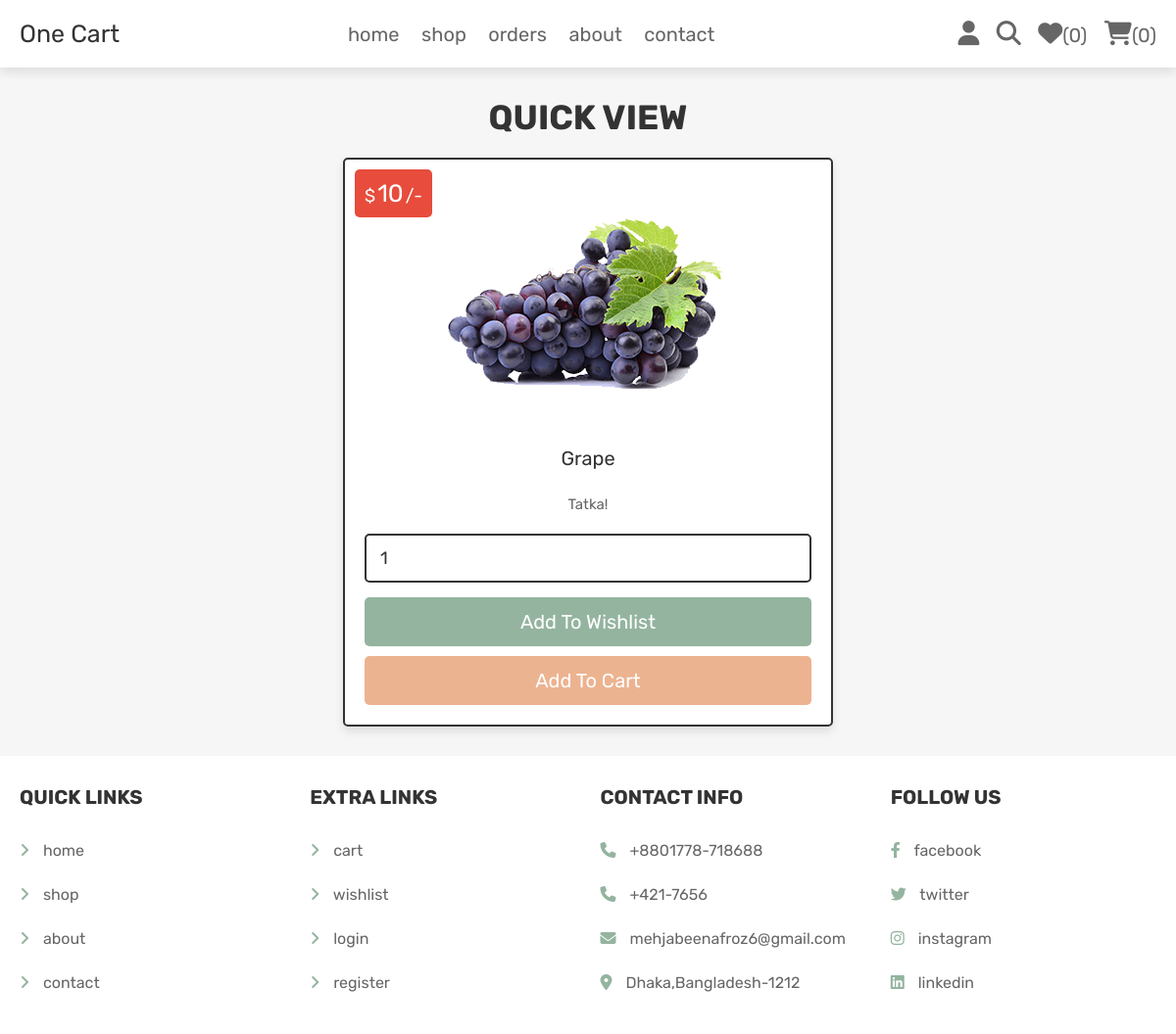
The app's page /view_page.php?pid=27 (signed in) with its own data.
### tables this page shows
CREATE TABLE `products` (
  `id` int(100) NOT NULL,
  `name` varchar(100) NOT NULL,
  `category` varchar(20) NOT NULL,
  `details` varchar(500) NOT NULL,
  `price` int(100) NOT NULL,
  `image` varchar(100) NOT NULL
);

### view_page.php (the view, shortened to what this page needs)
<?php
@include 'config.php';
?>
<!DOCTYPE html>
<html lang="en">
<head>
   <link rel="stylesheet" href="https://cdnjs.cloudflare.com/ajax/libs/font-awesome/6.1.1/css/all.min.css">
   <link rel="stylesheet" href="css/style.css">
</head>
<body>
<?php include 'header.php'; ?>
<section class="quick-view">
   <h1 class="title">quick view</h1>
   <?php
      $pid = $_GET['pid'];
      $select_products = $conn->prepare("SELECT * FROM `products` WHERE id = ?");
      $select_products->execute([$pid]);
      if($select_products->rowCount() > 0){
         while($fetch_products = $select_products->fetch(PDO::FETCH_ASSOC)){
   ?>
   <form action="" class="box" method="POST">
      <div class="price">$<span><?= $fetch_products['price']; ?></span>/-</div>
      <img src="uploaded_img/<?= $fetch_products['image']; ?>" alt="">
      <div class="name"><?= $fetch_products['name']; ?></div>
      <div class="details"><?= $fetch_products['details']; ?></div>
      <input type="number" min="1" value="1" name="p_qty" class="qty">
      <input type="submit" value="add to wishlist" class="option-btn" name="add_to_wishlist">
      <input type="submit" value="add to cart" class="btn" name="add_to_cart">
   </form>
   <?php
         }
      }else{
         echo '<p class="empty">no products added yet!</p>';
      }
   ?>
</section>
<?php include 'footer.php'; ?>
</body>
</html>

### css/style.css (style rules this page uses)
.quick-view .box { max-width: 50rem; padding:2rem; text-align: center; border:var(--border); background-color: var(--white); box-shadow: var(--box-shadow); border-radius: .5rem; position: relative; margin:0 auto; }
.quick-view .box img { height: 25rem; margin-bottom: 1rem; }
.quick-view .box .price { position: absolute; top:1rem; left:1rem; padding:1rem; border-radius: .5rem; background-color: var(--red); font-size: 1.8rem; color:var(--white); }
.quick-view .box .price span { font-size: 2.5rem; color:var(--white); margin:0 .2rem; }
.quick-view .box .qty { margin:.5rem 0; border-radius: .5rem; padding:1.2rem 1.4rem; font-size: 1.8rem; color:var(--black); border:var(--border); width: 100%; }
.quick-view .box .name { font-size: 2rem; color:var(--black); padding:1rem 0; }
.quick-view .box .details { padding:1rem 0; line-height: 2; font-size: 1.5rem; color:var(--light-color); }

### css/components.css (style rules this page uses)
:root { --green:#94b49f; --orange:#ecb390; --yellow:#f9ebc8; --red:#e74c3c; --black:#333; --light-color:#666; --white:#fff; --light-bg:#f6f6f6; --border:.2rem solid var(--black); --box-shadow:0 .5rem 1rem rgba(0,0,0,.1); }
* { font-family: 'Rubik', sans-serif; margin:0; padding:0; box-sizing: border-box; outline: none; border:none; text-decoration: none; color:var(--black); }
body { background-color: var(--light-bg); }
html { font-size: 62.5%; overflow-x: hidden; scroll-behavior: smooth; scroll-padding-top: 6.5rem; }
section { padding:3rem 2rem; max-width: 1200px; margin:0 auto; }
.btn, .delete-btn, .option-btn { display: block; width: 100%; margin-top: 1rem; border-radius: .5rem; color:var(--white); font-size: 2rem; padding:1.3rem 3rem; text-transform: capitalize; cursor: pointer; text-align: center; }
.btn { background-color: var(--orange); }
.option-btn { background-color: var(--green); }
.title { text-align: center; margin-bottom: 2rem; text-transform: uppercase; color:var(--black); font-size: 3.5rem; }

### records on screen
products: price "10", image (picture), name "Grape", details "Tatka!"

### other values on screen
$count_wishlist_items->rowCount() "0"
$count_cart_items->rowCount() "0"
